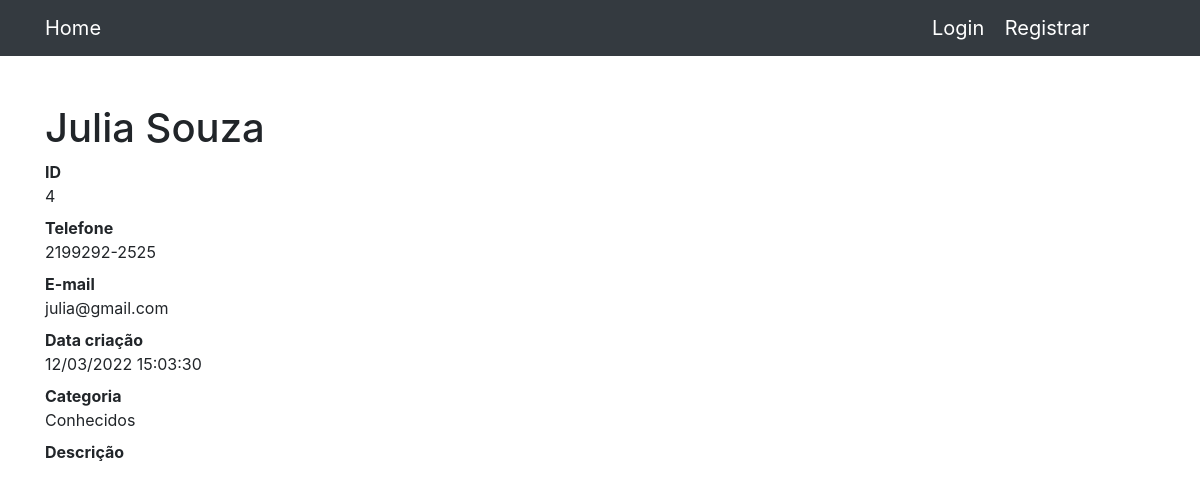
The page /4 on the database as committed earlier.
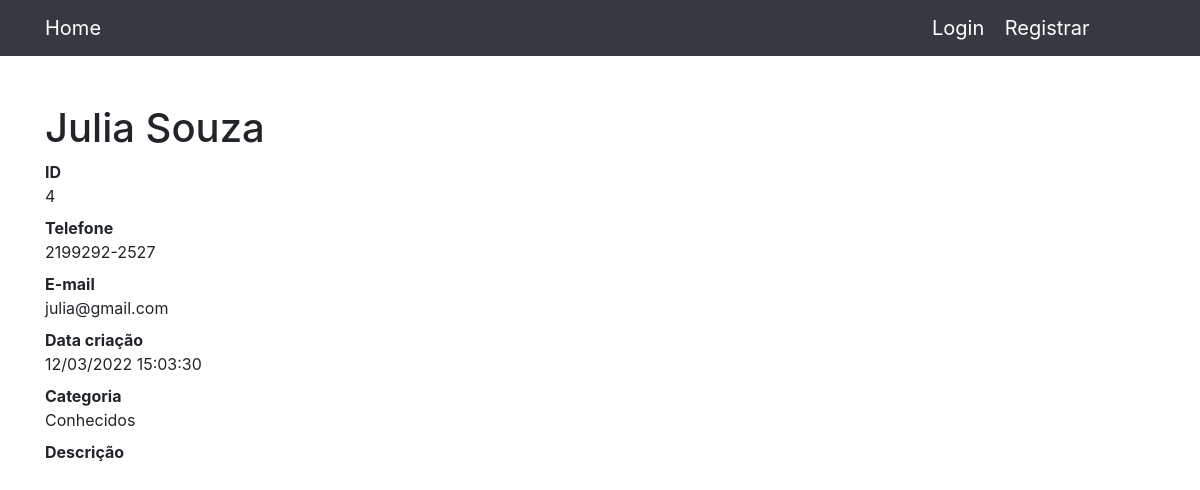
The same page on the database as committed later.
### contatos/models.py (models this page shows, shortened)
class Contato(models.Model):
    nome = models.CharField(max_length=255)
    sobrenome = models.CharField(max_length=255, blank=True)
    telefone = models.CharField(max_length=255)
    email = models.CharField(max_length=255, blank=True)
    data_criacao = models.DateTimeField(default=timezone.now)
    descicao = models.TextField(blank=True)
    categoria = models.ForeignKey(Categoria, on_delete=models.DO_NOTHING)
    mostrar = models.BooleanField(default=True)
    foto = models.ImageField(blank=True, upload_to='fotos/%Y/%m/%d')

class Categoria(models.Model):
    nome = models.CharField(max_length=255)
    def __str__(self) -> str:
        return self.nome

### contatos/views.py (the view)
# urls.py: path('<int:contato_id>', views.ver_contato, name='ver_contato'),
def ver_contato(request, contato_id):
    contato = get_object_or_404(Contato, id=contato_id)
    return render(request, 'contatos/ver_contato.html', {
        'contato': contato
})

### contatos/templates/contatos/ver_contato.html (shortened to what this page needs)
{% extends 'base.html' %}
{% block conteudo %}
    <h1 class="mt-5">{{ contato.nome }} {{ contato.sobrenome }}</h1>
    <dl>
        <dt>ID</dt>
        <dd>{{ contato.id }}</dd>
        <dt>Telefone</dt>
        <dd>{{ contato.telefone }}</dd>
        <dt>E-mail</dt>
        <dd>{{ contato.email }}</dd>
        <dt>Data criação</dt>
        <dd>{{ contato.data_criacao|date:'d/m/Y H:m:s ' }}</dd>
        <dt>Categoria</dt>
        <dd>{{ contato.categoria }}</dd>
        <dt>Descrição</dt>
    </dl>
{%endblock%}

Rows that differ between the two databases and show on the page:
changed Contato "Julia": telefone "2199292-2525" → "2199292-2527"
